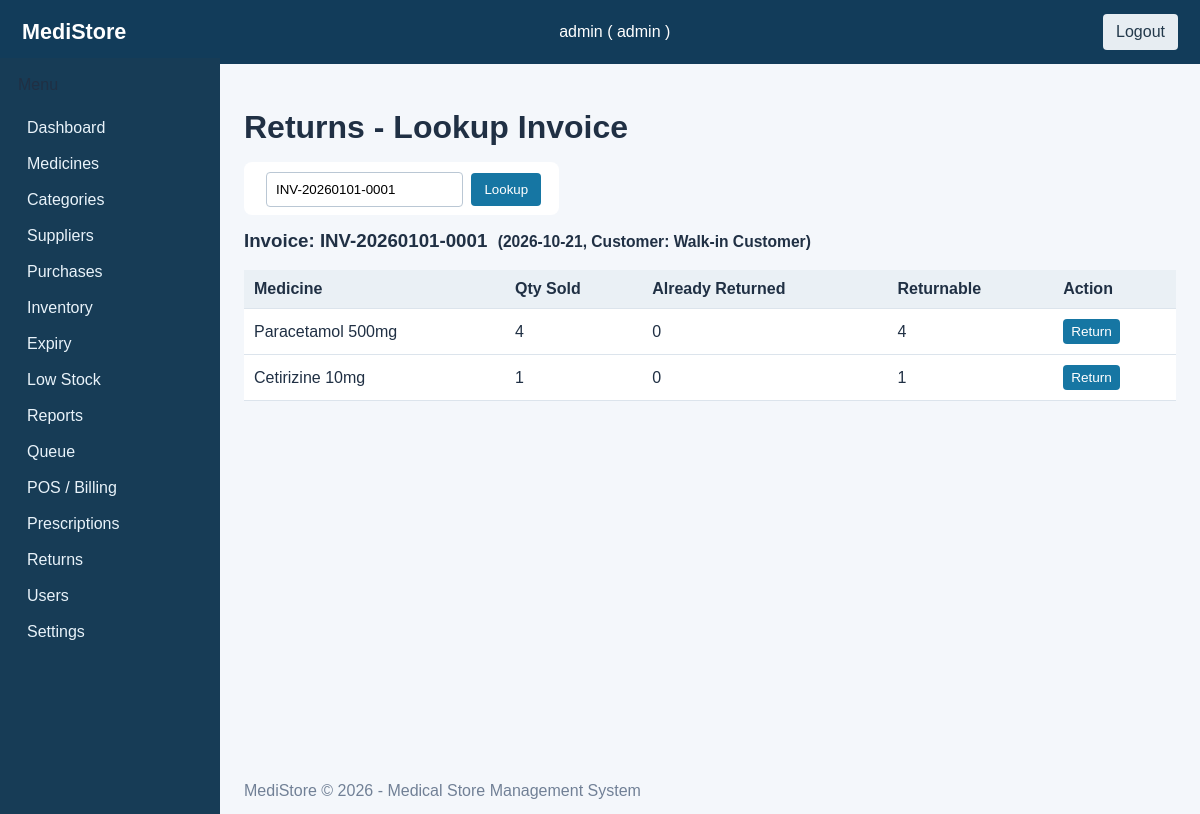
Page /returns/lookup.php?invoice_no=INV-20260101-0001 (signed in) on the committed database.
### tables this page shows
CREATE TABLE invoices (
    invoice_id   INT UNSIGNED NOT NULL AUTO_INCREMENT PRIMARY KEY,
    invoice_no   VARCHAR(50) NOT NULL UNIQUE,
    queue_id     INT UNSIGNED,
    cashier_id   INT UNSIGNED NOT NULL,
    prescription_id INT UNSIGNED NULL,
    customer_name VARCHAR(100),
    total_amount DECIMAL(10,2) NOT NULL DEFAULT 0.00,
    status       ENUM('completed','returned','cancelled') NOT NULL DEFAULT 'completed',
    created_at   TIMESTAMP NOT NULL DEFAULT CURRENT_TIMESTAMP,
    CONSTRAINT fk_invoices_queue FOREIGN KEY (queue_id) REFERENCES queue_entries(queue_id) ON DELETE RESTRICT,
    CONSTRAINT fk_invoices_cashier FOREIGN KEY (cashier_id) REFERENCES users(user_id) ON DELETE RESTRICT,
    CONSTRAINT fk_invoices_prescription FOREIGN KEY (prescription_id) REFERENCES prescriptions(prescription_id) ON DELETE RESTRICT
);

CREATE TABLE invoice_items (
    item_id      INT UNSIGNED NOT NULL AUTO_INCREMENT PRIMARY KEY,
    invoice_id   INT UNSIGNED NOT NULL,
    medicine_id  INT UNSIGNED NOT NULL,
    medicine_name VARCHAR(150) NOT NULL,
    qty          INT UNSIGNED NOT NULL,
    unit_price   DECIMAL(10,2) NOT NULL,
    line_total   DECIMAL(10,2) NOT NULL,
    CONSTRAINT fk_invoice_items_invoice FOREIGN KEY (invoice_id) REFERENCES invoices(invoice_id) ON DELETE RESTRICT,
    CONSTRAINT fk_invoice_items_medicine FOREIGN KEY (medicine_id) REFERENCES medicines(medicine_id) ON DELETE RESTRICT
);

### includes/functions.php (called while the page is built, shortened)
<?php
function e(string $value = ''): string {
    return htmlspecialchars($value, ENT_QUOTES | ENT_HTML5, 'UTF-8');
}

### returns/lookup.php (the view, shortened to what this page needs)
<?php
require_once __DIR__ . '/../includes/header.php';
$pdo = db();
$invoice_no = trim($_GET['invoice_no'] ?? '');
$inv = null;
$items = [];
if ($invoice_no !== '') {
    $stmt = $pdo->prepare("SELECT * FROM invoices WHERE invoice_no = ? AND status='completed'");
    $stmt->execute([$invoice_no]);
    $inv = $stmt->fetch();
    if (!$inv) {
        $error = 'No completed invoice found with number ' . e($invoice_no);
    } else {
        $stmt = $pdo->prepare("
            SELECT ii.*,
                   COALESCE(SUM(ri.qty),0) AS returned_qty
            FROM invoice_items ii
            LEFT JOIN return_items ri ON ri.invoice_item_id = ii.item_id
            LEFT JOIN returns r ON r.return_id = ri.return_id
            WHERE ii.invoice_id = ?
            GROUP BY ii.item_id
        ");
        $stmt->execute([$inv['invoice_id']]);
        $items = $stmt->fetchAll();
    }
}
?>
<h1>Returns - Lookup Invoice</h1>
<form method="get" action="lookup.php" style="display:inline;">
    <input type="text" name="invoice_no" value="<?php echo e($invoice_no); ?>" placeholder="Invoice number (e.g. INV-20260101-0001)" required>
    <button type="submit" class="btn">Lookup</button>
</form>
<?php if ($inv): ?>
    <h3>Invoice: <?php echo e($inv['invoice_no']); ?> &nbsp;<small>(<?php echo e(date('Y-m-d', strtotime($inv['created_at']))); ?>, Customer: <?php echo e($inv['customer_name']); ?>)</small></h3>
    <table class="data-table">
        <thead><tr>
            <th>Medicine</th><th>Qty Sold</th><th>Already Returned</th><th>Returnable</th><th>Action</th>
        </tr></thead>
        <tbody>
        <?php foreach ($items as $it):
            $returnable = (int)$it['qty'] - (int)$it['returned_qty'];
        ?>
            <tr>
                <td><?php echo e($it['medicine_name']); ?></td>
                <td><?php echo (int)$it['qty']; ?></td>
                <td><?php echo (int)$it['returned_qty']; ?></td>
                <td><?php echo $returnable; ?></td>
                <td>
                    <?php if ($returnable > 0): ?>
                        <a class="btn small" href="process.php?invoice_id=<?php echo (int)$inv['invoice_id']; ?>&item_id=<?php echo (int)$it['item_id']; ?>">Return</a>
                    <?php else: ?>
                        <span class="badge" style="background:#ccc;">Fully returned</span>
                    <?php endif; ?>
                </td>
            </tr>
        <?php endforeach; ?>
        </tbody>
    </table>
<?php endif; ?>
<?php require_once __DIR__ . '/../includes/footer.php'; ?>

### assets/css/style.css (style rules this page uses)
:root { font-family:Arial,sans-serif;color:#203044;background:#f4f7fb }
* { box-sizing:border-box }
body { margin:0 }
table { width:100%;border-collapse:collapse;background:white;margin:14px 0 }
th,td { padding:10px;border-bottom:1px solid #dce4ec;text-align:left }
th { background:#eaf0f5 }
form { background:white;padding:18px;border-radius:8px;margin:12px 0 }
input,select,textarea { padding:9px;border:1px solid #bac7d4;border-radius:4px;margin:4px }
.btn,button { display:inline-block;background:#1676a3;color:white;padding:9px 13px;border:0;border-radius:4px;text-decoration:none;cursor:pointer }
.btn.small { padding:5px 8px;font-size:.85rem }

### rows in the picture
invoices: invoice_no "INV-20260101-0001", created_at "2026-10-21", customer_name "Walk-in Customer"
invoice_items: medicine_name "Paracetamol 500mg", qty "4", returned_qty "0"
invoice_items: medicine_name "Cetirizine 10mg", qty "1", returned_qty "0"

### other values in the picture
$_SESSION['username'] "admin"
$_SESSION['user_role'] "admin"
$label "Medicines"
$label "Categories"
$label "Suppliers"
$label "Purchases"
$label "Inventory"
$label "Expiry"
$label "Low Stock"
$label "Reports"
$label "Queue"
$label "POS / Billing"
$label "Prescriptions"
$label "Returns"
$label "Users"
